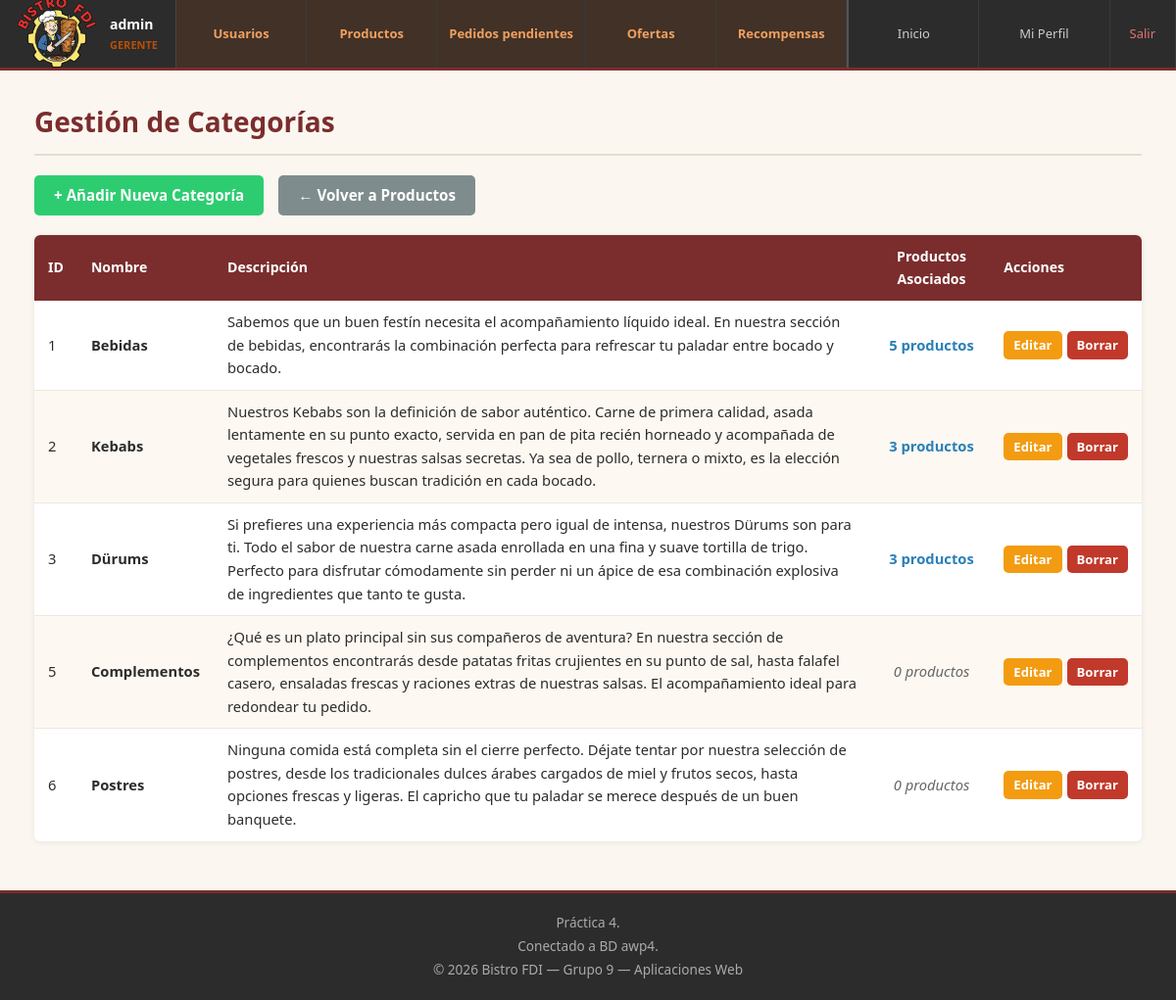
/admin/categorias.php (signed in), run on the app's committed database.
### tables this page shows
CREATE TABLE `categorias` (
  `id` int(11) NOT NULL,
  `nombre` varchar(100) NOT NULL,
  `descripcion` text NOT NULL,
  `imagen` varchar(255) DEFAULT NULL
);

### includes/clases/productos/Producto.php (called while the page is built, shortened)
<?php
class Producto
{
    public static function listaCategoriasConConteo()
    {
        $conn = Aplicacion::getInstance()->getConexionBd();
        $sql = "SELECT c.*, COUNT(p.id) AS total_productos
                FROM categorias c
                LEFT JOIN productos p ON c.id = p.id_categoria
                GROUP BY c.id";
        $result = $conn->query($sql);
        $categorias = [];
        if ($result) {
            while ($row = $result->fetch_assoc()) {
                $categorias[] = $row;
            }
        }
        return $categorias;
    }
}

### admin/categorias.php (the view, shortened to what this page needs)
<?php
$categorias = Producto::listaCategoriasConConteo();
$mensaje = "";
$tabla = '<table>
    <thead><tr>
        <th>ID</th><th>Nombre</th><th>Descripción</th>
        <th class="texto-centro">Productos Asociados</th><th>Acciones</th>
    </tr></thead>
    <tbody>';
if (!empty($categorias)) {
    foreach ($categorias as $cat) {
        $total = $cat['total_productos'];
        $badge = $total > 0
            ? "<span class='texto-azul texto-negrita'>{$total} productos</span>"
            : "<span class='texto-gris texto-cursiva'>0 productos</span>";
        $tabla .= "<tr>
            <td>{$cat['id']}</td>
            <td><strong>" . htmlspecialchars($cat['nombre']) . "</strong></td>
            <td>" . htmlspecialchars($cat['descripcion']) . "</td>
            <td class='texto-centro'>{$badge}</td>
            <td>
                <div class='flex-fila gap-5'>
                    <a href='editar_categoria.php?id={$cat['id']}'>
                        <button class='btn-editar btn-sm'>Editar</button>
                    </a>";
        if ($total == 0) {
            $tabla .= "<form action='../productos/admin_borrar_categoria.php' method='POST' class='inline'
                              onsubmit='return confirm(\"¿Seguro que quieres borrar esta categoría?\")'>
                            <input type='hidden' name='id' value='{$cat['id']}'>
                            <button type='submit' class='btn-peligro btn-sm'>Borrar</button>
                       </form>";
        } else {
            $tabla .= "<button type='button' class='btn-peligro btn-sm'
                               onclick='alert(\"No se puede borrar esta categoría porque contiene productos.\\n\\nCambia de categoría los productos primero.\")'>
                           Borrar
                       </button>";
        }
        $tabla .= "</div></td></tr>";
    }
} else {
    $tabla .= "<tr><td colspan='5' class='texto-centro'>No hay categorías creadas.</td></tr>";
}
$tabla .= '</tbody></table>';
$contenidoPrincipal = "
<h1>Gestión de Categorías</h1>
{$mensaje}
<div class='admin-toolbar'>
    <a href='crear_categoria.php'><button class='btn-crear btn-lg'>+ Añadir Nueva Categoría</button></a>
    <a href='productos.php'><button class='btn-secundario btn-lg'>← Volver a Productos</button></a>
</div>
{$tabla}";
require RAIZ_APP . '/vistas/plantillas/plantilla.php';
?>

### CSS/estilo.css (style rules this page uses)
*, *::before, *::after { box-sizing: border-box; margin: 0; padding: 0; }
body { font-family: 'Segoe UI', Tahoma, Geneva, Verdana, sans-serif; font-size: 15px; line-height: 1.6; color: #2C2C2C; background-color: #FBF7F0; min-height: 100vh; margin: 0; padding: 0; }
main h1 { font-size: 1.75rem; font-weight: 700; color: #7B2D2D; margin-bottom: 20px; padding-bottom: 10px; border-bottom: 2px solid #E5DDD0; }
main a { color: #7B2D2D; text-decoration: none; font-weight: 500; }
.flex-fila { display: flex; align-items: center; }
.gap-5 { gap: 5px; }
.texto-gris { color: #666; }
.texto-azul { color: #2980b9; }
.texto-centro { text-align: center; }
.texto-negrita { font-weight: bold; }
.texto-cursiva { font-style: italic; }
button, a.boton, input[type="submit"] { display: inline-block; padding: 8px 18px; border-radius: 5px; font-size: 0.9rem; font-family: inherit; font-weight: 600; cursor: pointer; border: none; text-decoration: none; transition: background-color 0.18s, transform 0.1s; line-height: 1.4; }
button[type="submit"], input[type="submit"] { background-color: #7B2D2D; color: #fff; }
.btn-crear { background-color: #2ecc71 !important; color: white !important; border: none !important; }
.btn-peligro { background-color: #c0392b !important; color: white !important; border: none !important; }
.btn-secundario { background-color: #7f8c8d !important; color: white !important; border: none !important; }
.btn-editar { background-color: #f39c12 !important; color: white !important; border: none !important; }
.btn-sm { padding: 5px 10px !important; font-size: 0.82rem !important; }
.btn-lg { padding: 10px 20px !important; font-size: 0.95rem !important; }
form.inline { display: inline; }
.inline { display: inline; }
table { width: 100%; border-collapse: collapse; background-color: #fff; border-radius: 6px; overflow: hidden; box-shadow: 0 1px 6px rgba(0,0,0,0.08); margin-bottom: 20px; font-size: 0.92rem; border: none; }
table th { background-color: #7B2D2D; color: #fff; padding: 11px 14px; text-align: left; font-weight: 600; font-size: 0.88rem; border: none; }
table th.texto-centro, table td.texto-centro { text-align: center; }
table td { padding: 10px 14px; border-bottom: 1px solid #EDE7DC; vertical-align: middle; border-left: none; border-right: none; border-top: none; }
table tr:last-child td { border-bottom: none; }
table tr:nth-child(even) td { background-color: #FDF8F2; }
.admin-toolbar { margin-bottom: 20px; display: flex; gap: 15px; flex-wrap: wrap; }

### data on the page
categorias: id "1", nombre "Bebidas", descripcion "Sabemos que un buen festín necesita el acompañamiento líquido ideal. En nuestra sección de bebidas, encontrarás la combinación perfecta para refrescar tu paladar entre bocado y bocado.", total "5", shows "Borrar"
categorias: id "2", nombre "Kebabs", descripcion "Nuestros Kebabs son la definición de sabor auténtico. Carne de primera calidad, asada lentamente en su punto exacto, servida en pan de pita recién horneado y acompañada de vegetales frescos y nuestras salsas secretas. Ya sea de pollo, ternera o mixto, es la elección segura para quienes buscan tradición en cada bocado.", total "3", shows "Borrar"
categorias: id "3", nombre "Dürums", descripcion "Si prefieres una experiencia más compacta pero igual de intensa, nuestros Dürums son para ti. Todo el sabor de nuestra carne asada enrollada en una fina y suave tortilla de trigo. Perfecto para disfrutar cómodamente sin perder ni un ápice de esa combinación explosiva de ingredientes que tanto te gusta.", total "3", shows "Borrar"
categorias: id "5", nombre "Complementos", descripcion "¿Qué es un plato principal sin sus compañeros de aventura? En nuestra sección de complementos encontrarás desde patatas fritas crujientes en su punto de sal, hasta falafel casero, ensaladas frescas y raciones extras de nuestras salsas. El acompañamiento ideal para redondear tu pedido.", shows "0 productos"
categorias: id "6", nombre "Postres", descripcion "Ninguna comida está completa sin el cierre perfecto. Déjate tentar por nuestra selección de postres, desde los tradicionales dulces árabes cargados de miel y frutos secos, hasta opciones frescas y ligeras. El capricho que tu paladar se merece después de un buen banquete.", shows "0 productos"

### other printed values
$nombreActual "admin"
$rolActual "GERENTE"
